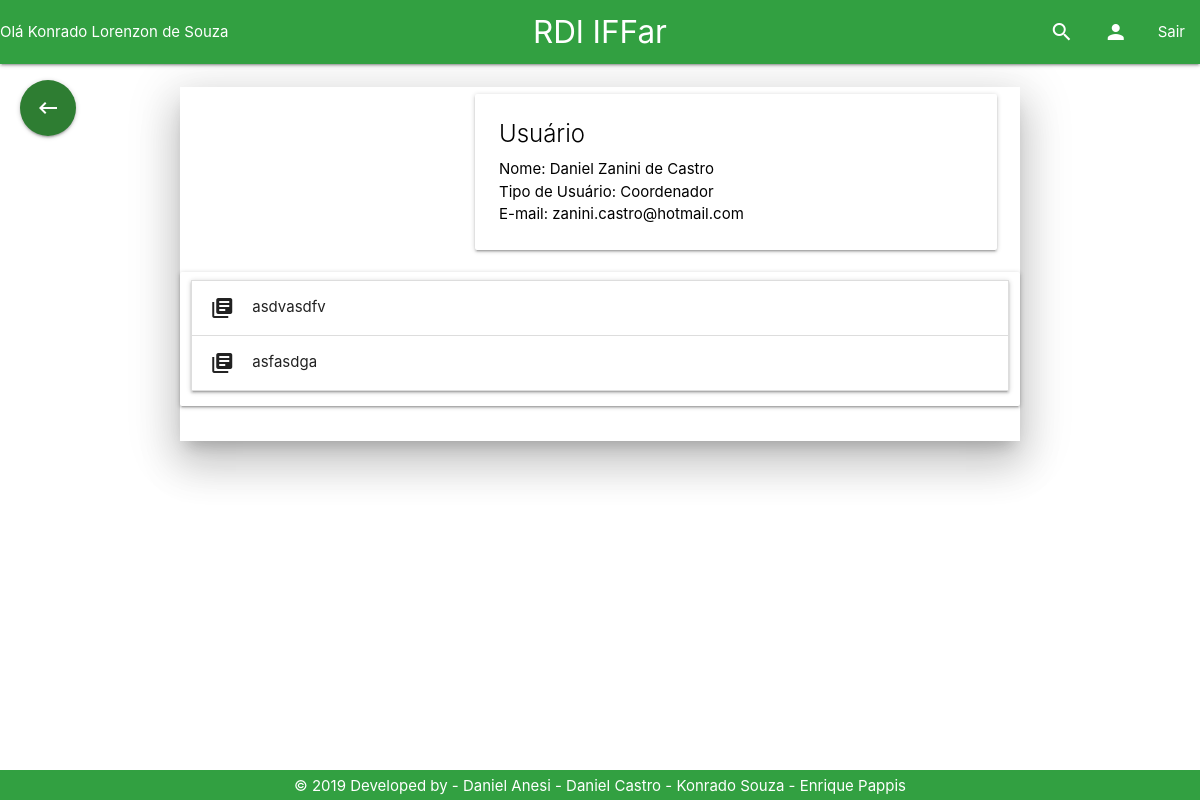
/Tela/perfil.php?id_usuario=1 (signed in), run on an earlier commit of the app's database.
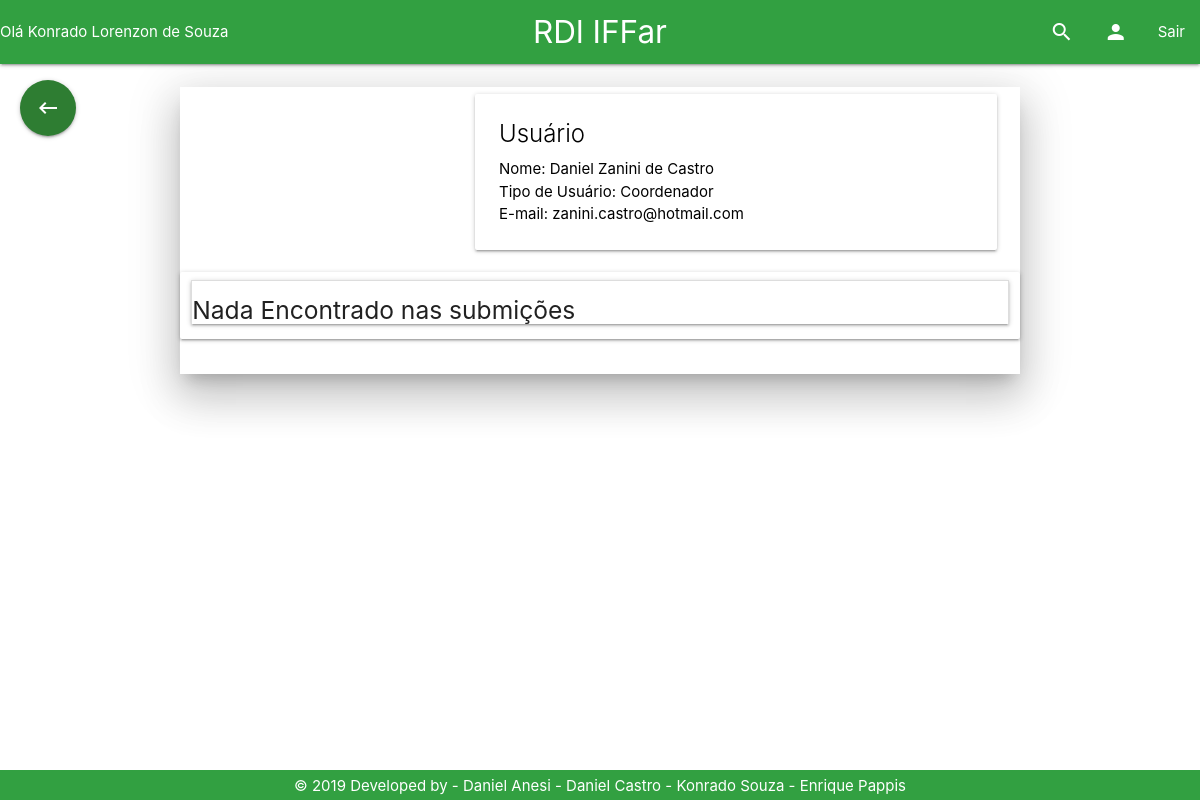
And on a later commit of the database.
### tables this page shows
CREATE TABLE `trabalho` (
  `id_trabalho` int(11) NOT NULL,
  `id_usuario` int(11) NOT NULL,
  `nome` varchar(200) NOT NULL,
  `resumo` varchar(4500) NOT NULL,
  `categoria` varchar(20) NOT NULL,
  `autores` varchar(200) NOT NULL,
  `orientadores` varchar(200) DEFAULT NULL,
  `coorientadores` varchar(200) DEFAULT NULL,
  `palavras_chave` varchar(100) NOT NULL,
  `data_submissao` varchar(40) DEFAULT NULL,
  `caminho` varchar(80) NOT NULL,
  `id_turma` int(11) NOT NULL,
  `numero_acessos` int(11) DEFAULT NULL,
  `numero_downloads` int(11) DEFAULT NULL,
  `publicado` int(1) NOT NULL DEFAULT 0
);

### Controle/trabalhoPDO.php (called while the page is built, shortened)
<?php
if (realpath('./index.php')) {
    include_once './Controle/conexao.php';
    include_once './Controle/usuarioPDO.php';
    include_once './Modelo/Trabalho.php';
    include_once './Modelo/Usuario.php';
    include_once './Modelo/Email.php';
} else {
    if (realpath('../index.php')) {
        include_once '../Controle/usuarioPDO.php';
        include_once '../Modelo/Trabalho.php';
    }
}
class TrabalhoPDO
{
    public function selectTrabalhoId_usuario($id_usuario)
    {
        $con = new conexao();
        $pdo = $con->getConexao();
        $stmt = $pdo->prepare('select * from trabalho where id_usuario = :id_usuario;');
        $stmt->bindValue(':id_usuario', $id_usuario);
        $stmt->execute();
        if ($stmt->rowCount() > 0) {
            return $stmt;
        } else {
            return false;
        }
    }
}

### Controle/usuarioPDO.php (called while the page is built, shortened)
<?php
class UsuarioPDO {
    public function selectUsuarioId($id) {
        $con = new conexao();
        $pdo = $con->getConexao();
        $stmt = $pdo->prepare('select * from usuario where id_usuario = :id ;');
        $stmt->bindValue(':id', $id);
        $stmt->execute();
        if ($stmt->rowCount() > 0) {
            return $stmt;
        } else {
            return false;
        }
    }
}

### Modelo/Trabalho.php (called while the page is built, shortened)
<?php
class trabalho{
private $nome;
public function __construct() {
    if (func_num_args() != 0) {
        $atributos = func_get_args()[0];
        }
    }
     public function getNome(){
         return $this->nome;
     }
}

### Tela/perfil.php (the view, shortened to what the changed rows need)
<!DOCTYPE html>
<?php
    include_once '../Base/header.php';
    include_once '../Base/nav.php';
?>
<html>
<head>
</head>
<body>
<main>
<div class="container">
    <?php
        if (isset($_SESSION['usuario'])) {
            if (isset($_GET['id_usuario'])) {
                $usuarioPDO = new UsuarioPDO();
                $logado = $usuarioPDO->selectUsuarioId($_GET['id_usuario']);
            } else {
                $logado = new usuario(unserialize($_SESSION['usuario']));
            }
            ?>
            <?php
        }
    ?>
    <br>
    <div class="row">
        <div class="col l12 z-depth-5">
            <div class="row">
                <div class="col l12 card">
                    <ul class="collapsible">
                        <?php
                            include_once '../Controle/trabalhoPDO.php';
                            $trabalhoListar = new trabalhoPDO();
                            $sql = $trabalhoListar->selectTrabalhoId_usuario($logado->getIdUsuario());
                            if ($sql != false) {
                                while ($resultado = $sql->fetch()) {
                                    $tr = new trabalho($resultado);
                                    ?>
                                    <li>
                                        <div class="collapsible-header"><i
                                                    class="material-icons">library_books</i><?php echo $tr->getNome(); ?>
                                        </div>
                                    </li>
                                    <?php
                                }
                            } else {
                                echo "<h5>Nada Encontrado nas submições</h5>";
                            }
                        ?>
                    </ul>
                </div>
            </div>
        </div>
    </div>
</div>
</main>
</body>
</html>

What changed in the data, as far as the page shows it:
removed trabalho: nome "asdvasdfv"
removed trabalho: nome "asfasdga"
Also different on the page:
text now shown: "Nada Encontrado nas submições"
